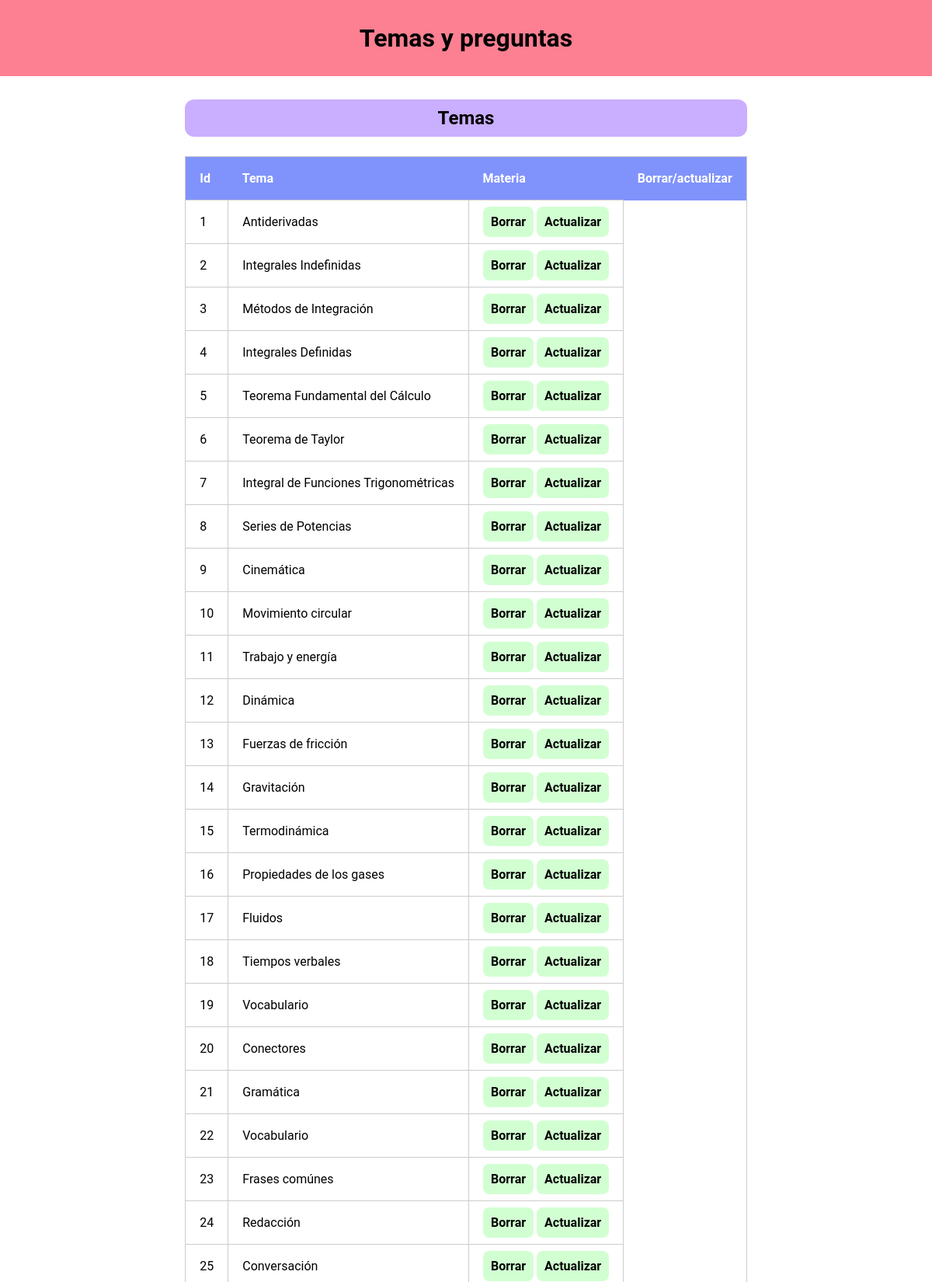
Page /preguntas.php (upper part) on the committed database.
### tables this page shows
CREATE TABLE tema (
    id INT PRIMARY KEY AUTO_INCREMENT NOT NULL,
    descripcion VARCHAR(50) NOT NULL
);

### preguntas.php (the view, shortened to what this page needs)
<?php
$pdo = conn::conn();
$query = "SELECT * FROM tema";
$stmt = $pdo->prepare($query);
$stmt->execute();
$temas = $stmt->fetchAll(PDO::FETCH_ASSOC);
?>
<!DOCTYPE html>
<html lang="es">
<head>
    <link rel="stylesheet" href="css/maestros.css">
</head>
<body>
    <header>
        <h1>Temas y preguntas</h1>
    </header>
    <main>
        <div class="contenedor">
            <div>
                <h2>Temas</h2>
                <?php if (!empty($temas)): ?>
                    <table>
                        <thead>
                            <tr>
                                <th>Id</th>
                                <th>Tema</th>
                                <th>Materia</th>
                                <th>Borrar/actualizar</th>
                            </tr>
                        </thead>
                        <tbody>
                            <?php foreach ($temas as $tema): ?>
                                <tr>
                                    <td><?php echo htmlspecialchars($tema['id']); ?></td>
                                    <td><?php echo htmlspecialchars($tema['descripcion']); ?></td>
                                    <td>
                                        <?php echo "<a href='php/maestro/borrar.php?id=" . urlencode($maestro['id_materia_maestro']) . "'>Borrar</a>"; ?>
                                        <?php echo "<a href='php/maestro/actualizar.php?id=" . urlencode($maestro['id_materia_maestro']) . "'>Actualizar</a>"; ?>
                                    </td>
                                </tr>
                            <?php endforeach; ?>
                        </tbody>
                    </table>
                <?php else: ?>
                    <p>No hay temas disponibles.</p>
                <?php endif; ?>
            </div>
        </div>
    </main>
</body>
</html>

### css/maestros.css (style rules this page uses)
* { padding: 0; margin: 0; box-sizing: border-box; font-family: 'Roboto', sans-serif; }
header { background-color: #fc8091; padding: 30px; display: flex; justify-content: space-between; align-items: center; }
h1 { width: 100%; text-align: center; }
a { text-decoration: none; color: white; background-color: #fd8c88; padding: 10px; margin-top: 40px; border-radius: 8px; transition: 0.4s; cursor: pointer; }
.contenedor { display: flex; justify-content: center; gap: 150px; }
h2 { text-align: center; margin-top: 30px; background-color: #caaeff; padding: 10px; border-radius: 12px; }
table { border: 1px solid #ccc; border-collapse: collapse; margin: 25px auto; }
table a { background-color: rgb(210, 255, 210); color: black; font-weight: bolder; }
th { background-color: #8093fc; color: white; }
td { border: 1px solid #ccc; padding: 18px; }
th, td { padding: 18px; text-align: left; }

### rows in the picture
tema: id "1", descripcion "Antiderivadas"
tema: id "2", descripcion "Integrales Indefinidas"
tema: id "3", descripcion "Métodos de Integración"
tema: id "4", descripcion "Integrales Definidas"
tema: id "5", descripcion "Teorema Fundamental del Cálculo"
tema: id "6", descripcion "Teorema de Taylor"
tema: id "7", descripcion "Integral de Funciones Trigonométricas"
tema: id "8", descripcion "Series de Potencias"
tema: id "9", descripcion "Cinemática"
tema: id "10", descripcion "Movimiento circular"
tema: id "11", descripcion "Trabajo y energía"
tema: id "12", descripcion "Dinámica"
tema: id "13", descripcion "Fuerzas de fricción"
tema: id "14", descripcion "Gravitación"
tema: id "15", descripcion "Termodinámica"
tema: id "16", descripcion "Propiedades de los gases"
tema: id "17", descripcion "Fluidos"
tema: id "18", descripcion "Tiempos verbales"
tema: id "19", descripcion "Vocabulario"
tema: id "20", descripcion "Conectores"
tema: id "21", descripcion "Gramática"
tema: id "22", descripcion "Vocabulario"
tema: id "23", descripcion "Frases comúnes"
tema: id "24", descripcion "Redacción"
tema: id "25", descripcion "Conversación"
